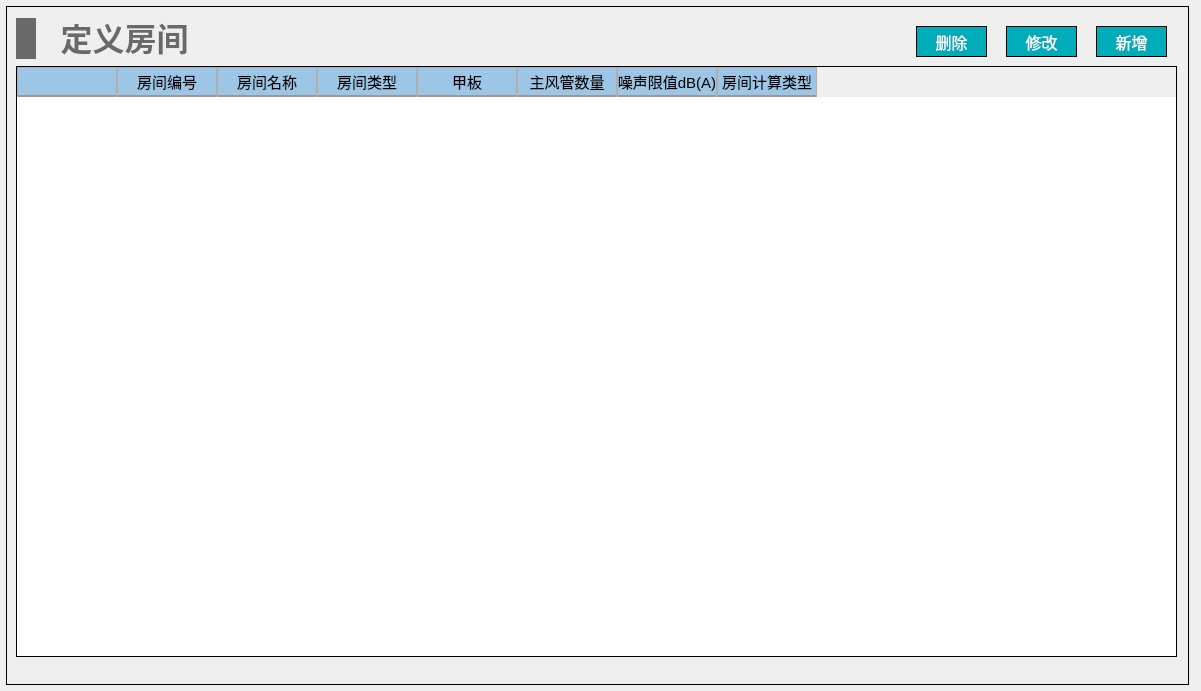
<?xml version="1.0" encoding="UTF-8"?>
<ui version="4.0">
 <class>Form_room_define</class>
 <widget class="QWidget" name="Form_room_define">
  <property name="geometry">
   <rect>
    <x>0</x>
    <y>0</y>
    <width>1201</width>
    <height>691</height>
   </rect>
  </property>
  <property name="windowTitle">
   <string>Form</string>
  </property>
  <widget class="QWidget" name="widget_room_define" native="true">
   <property name="geometry">
    <rect>
     <x>6</x>
     <y>6</y>
     <width>1183</width>
     <height>679</height>
    </rect>
   </property>
   <property name="styleSheet">
    <string notr="true">#widget_room_define
{
border: 1px solid #000000;
}</string>
   </property>
   <widget class="QTableWidget" name="tableWidget_room_define">
    <property name="geometry">
     <rect>
      <x>10</x>
      <y>60</y>
      <width>1161</width>
      <height>591</height>
     </rect>
    </property>
    <property name="focusPolicy">
     <enum>Qt::NoFocus</enum>
    </property>
    <property name="layoutDirection">
     <enum>Qt::LeftToRight</enum>
    </property>
    <property name="styleSheet">
     <string notr="true">/*设置标题(包括垂直+水平的)*/
QHeaderView
{							
	
	font-size: 15px;				/*字大小*/
	font-family: '黑体';
	/*border: 1px solid #B4B4B4;*/
	border:none;
    /*border-bottom: 2px solid #999999; */		/*下边框颜色*/
    /*background: #9DC6E6;*/				/*背景浅蓝色*/ 
	min-height:30px;
	text-align: center;	       
}


/*设置标题(水平的)*/
QHeaderView::section:horizontal { 					
        border: 1px solid #AFAFAF; 			/*间隔颜色*/
	    border-bottom: 2px solid #999999; 							
        color: black;
        background: #9DC6E6;
}

/*设置鼠标停留状态*/
QHeaderView::section:horizontal:hover 
{			
        color: black;							/*字体白色*/
        background: #82AFC9;				/*背景深蓝色*/
}

/*设置鼠标按下状态*/
QHeaderView::section:horizontal:pressed 
{			
        color: black;
        background: #82AFC9;
		border-bottom: 3px solid #037BFC;				
}


QTableWidget 
{
		font-size: 14px;				/*10榜*/
		font-family: '黑体';				
		color : black;				
        border: 1px solid #000000;		
        background: white;
        gridline-color: #E0E0E0;	
        text-align: center;	
        outline:0px;			/*禁止焦点*/
}

/*设置选中的视图项*/
QTableWidget::item:selected
{				    
		border: 2px solid #0398FC;	
        color : black;				
}</string>
    </property>
    <property name="frameShape">
     <enum>QFrame::StyledPanel</enum>
    </property>
    <column>
     <property name="text">
      <string/>
     </property>
    </column>
    <column>
     <property name="text">
      <string>房间编号</string>
     </property>
    </column>
    <column>
     <property name="text">
      <string>房间名称</string>
     </property>
    </column>
    <column>
     <property name="text">
      <string>房间类型</string>
     </property>
    </column>
    <column>
     <property name="text">
      <string>甲板</string>
     </property>
    </column>
    <column>
     <property name="text">
      <string>主风管数量</string>
     </property>
    </column>
    <column>
     <property name="text">
      <string>噪声限值dB(A)</string>
     </property>
    </column>
    <column>
     <property name="text">
      <string>房间计算类型</string>
     </property>
    </column>
   </widget>
   <widget class="QWidget" name="layoutWidget_7">
    <property name="geometry">
     <rect>
      <x>10</x>
      <y>10</y>
      <width>191</width>
      <height>45</height>
     </rect>
    </property>
    <layout class="QHBoxLayout" name="horizontalLayout_20">
     <item>
      <widget class="QLabel" name="label_20">
       <property name="minimumSize">
        <size>
         <width>20</width>
         <height>41</height>
        </size>
       </property>
       <property name="maximumSize">
        <size>
         <width>20</width>
         <height>41</height>
        </size>
       </property>
       <property name="styleSheet">
        <string notr="true">QLabel { 
border: none; 
background-color : rgb(105, 105, 105);
}</string>
       </property>
       <property name="text">
        <string/>
       </property>
      </widget>
     </item>
     <item>
      <widget class="QLabel" name="label_21">
       <property name="font">
        <font>
         <family>Microsoft YaHei</family>
         <pointsize>24</pointsize>
         <bold>true</bold>
        </font>
       </property>
       <property name="styleSheet">
        <string notr="true">QLabel { 
border: none; 
color : rgb(105, 105, 105);
}</string>
       </property>
       <property name="text">
        <string>定义房间</string>
       </property>
       <property name="alignment">
        <set>Qt::AlignBottom|Qt::AlignHCenter</set>
       </property>
      </widget>
     </item>
    </layout>
   </widget>
   <widget class="QPushButton" name="buttonadd">
    <property name="geometry">
     <rect>
      <x>1090</x>
      <y>20</y>
      <width>71</width>
      <height>31</height>
     </rect>
    </property>
    <property name="minimumSize">
     <size>
      <width>21</width>
      <height>21</height>
     </size>
    </property>
    <property name="font">
     <font>
      <family>黑体</family>
      <pointsize>12</pointsize>
     </font>
    </property>
    <property name="styleSheet">
     <string notr="true">QPushButton
{
	color:#ffffff; /*文字颜色*/
    background-color: #00ACB9;/*背景色*/
    border-radius:0px; /*边框倒角*/
	border: 1px solid #000000;
}


QPushButton:hover 
{
background-color: rgb(0,142,153);
color: white;
}</string>
    </property>
    <property name="text">
     <string>新增</string>
    </property>
   </widget>
   <widget class="QPushButton" name="buttondel">
    <property name="geometry">
     <rect>
      <x>910</x>
      <y>20</y>
      <width>71</width>
      <height>31</height>
     </rect>
    </property>
    <property name="minimumSize">
     <size>
      <width>21</width>
      <height>21</height>
     </size>
    </property>
    <property name="font">
     <font>
      <family>黑体</family>
      <pointsize>12</pointsize>
     </font>
    </property>
    <property name="styleSheet">
     <string notr="true">QPushButton
{
	color:#ffffff; /*文字颜色*/
    background-color: #00ACB9;/*背景色*/
    border-radius:0px; /*边框倒角*/
	border: 1px solid #000000;
}


QPushButton:hover 
{
background-color: rgb(0,142,153);
color: white;
}</string>
    </property>
    <property name="text">
     <string>删除</string>
    </property>
   </widget>
   <widget class="QPushButton" name="buttonchange">
    <property name="geometry">
     <rect>
      <x>1000</x>
      <y>20</y>
      <width>71</width>
      <height>31</height>
     </rect>
    </property>
    <property name="minimumSize">
     <size>
      <width>21</width>
      <height>21</height>
     </size>
    </property>
    <property name="font">
     <font>
      <family>黑体</family>
      <pointsize>12</pointsize>
     </font>
    </property>
    <property name="styleSheet">
     <string notr="true">QPushButton
{
	color:#ffffff; /*文字颜色*/
    background-color: #00ACB9;/*背景色*/
    border-radius:0px; /*边框倒角*/
	border: 1px solid #000000;
}


QPushButton:hover 
{
background-color: rgb(0,142,153);
color: white;
}</string>
    </property>
    <property name="text">
     <string>修改</string>
    </property>
   </widget>
  </widget>
 </widget>
 <resources/>
 <connections/>
</ui>
